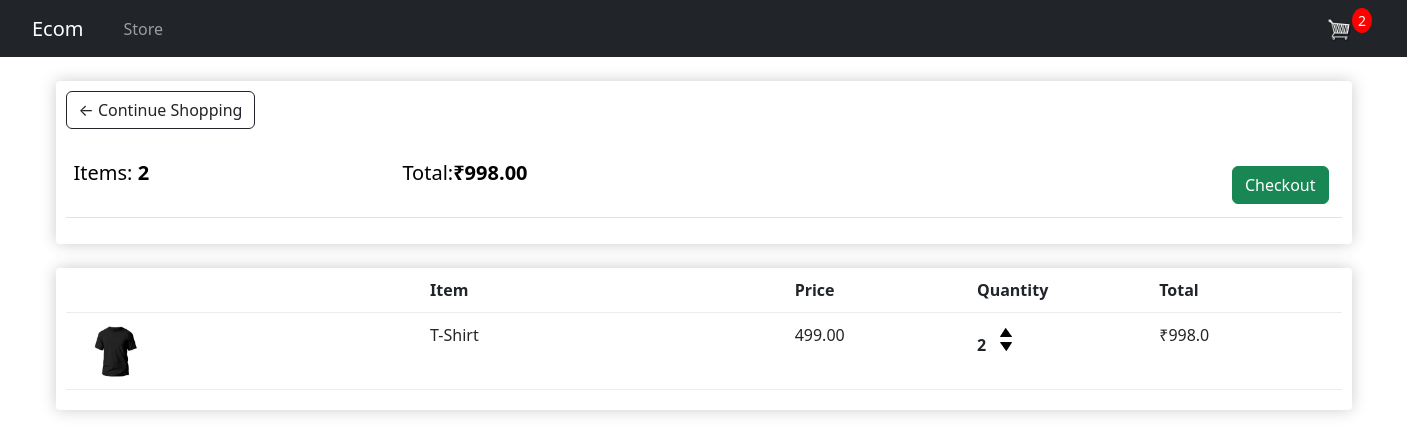
/cart/ (signed in), run on an earlier commit of the app's database.
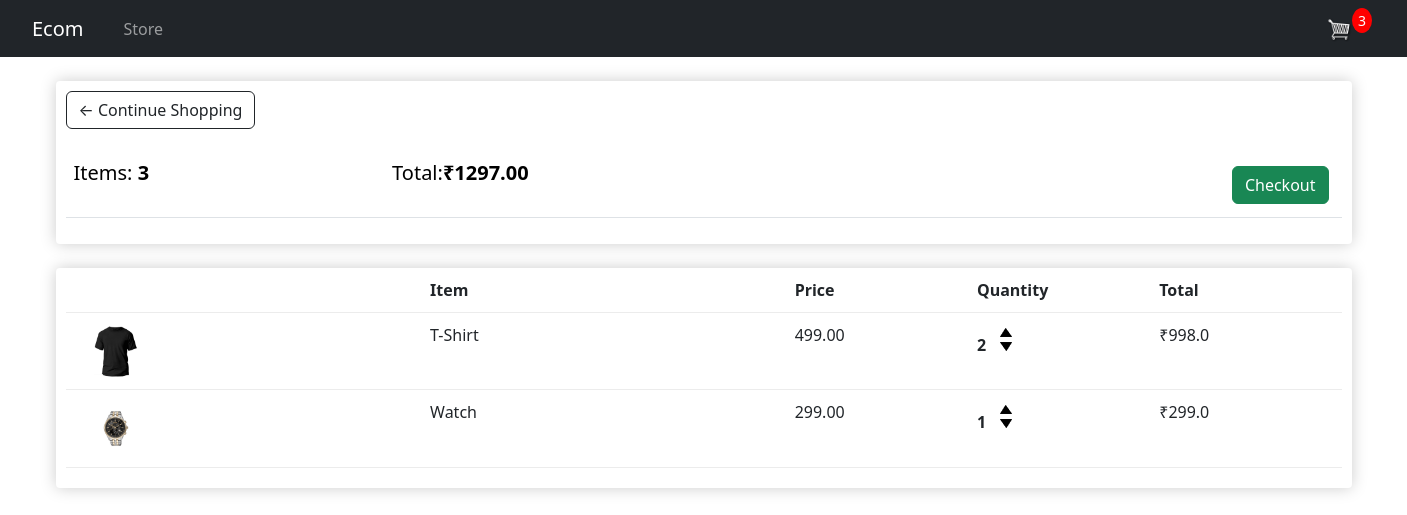
And on a later commit of the database.
### ecom_app/models.py (models this page shows, shortened)
class Order(models.Model):
    customer = models.ForeignKey(Customer, on_delete=models.SET_NULL, null=True, blank=True )
    date_ordered = models.DateTimeField(auto_now_add=True)
    complete = models.BooleanField(default=False, null=True, blank=False)
    transaction_id = models.CharField(max_length=200, null= True)
    @property
    def get_cart_total(self):
        orderItems = self.orderitem_set.all()
        total = sum([item.get_total for item in orderItems])
        return total
    @property
    def get_cart_items(self):
        orderItems = self.orderitem_set.all()
        total = sum([item.quantity for item in orderItems])
        return total

class OrderItem(models.Model):
    product = models.ForeignKey(Product, on_delete=models.SET_NULL, null=True, blank=True )
    order = models.ForeignKey(Order, on_delete=models.SET_NULL, null=True, blank=True )
    quantity = models.IntegerField(default=0, null=True, blank=True)
    date_added = models.DateTimeField(auto_now_add=True)
    @property
    def get_total(self):
        total = self.product.price*self.quantity
        return total

class Product(models.Model):
    name = models.CharField(max_length=200, null= True)
    price = models.FloatField()
    digital = models.BooleanField(default=False, null=True, blank=False)
    image = models.ImageField(null=True, blank=True)
    @property
    def imageURL(self):
        try:
            url = self.image.url
        except:
            url = ''
        return url

### ecom_app/views.py (the view)
# urls.py: path('cart/', views.cart, name="cart"),
def  cart(request):
    if request.user.is_authenticated:
        customer = request.user.customer
        order, created = Order.objects.get_or_create(customer=customer, complete=False)
        items = order.orderitem_set.all()
        cartItems = order.get_cart_items
    else:
        items=[]
        order = {'get_cart_total':0, 'get_cart_items':0, 'shipping': False} #for logged out user
        cartItems = order['get_cart_items']
    context = {'items':items, 'order': order, 'cartItems': cartItems}
    return render(request, 'store/cart.html', context)

### ecom_app/templates/store/cart.html
{% extends 'store/main.html' %}
{% load static %}
{% block content %}
<div class="row">
    <div class="col-lg-12">
        <div class="box-element">
            <a  class="btn btn-outline-dark" href="{% url 'store' %}">&#x2190; Continue Shopping</a>
            <br>
            <br>
            <table class="table">
                <tr>
                    <th><h5>Items: <strong>{{order.get_cart_items}}</strong></h5></th>
                    <th><h5>Total:<strong>₹{{order.get_cart_total|floatformat:2}}</strong></h5></th>
                    <th>
                        <a  style="float:right; margin:5px;" class="btn btn-success" href="{% url 'checkout' %}">Checkout</a>
                    </th>
                </tr>
            </table>
        </div>
        <br>
        <div class="box-element">
            <div class="cart-row">
                <div style="flex:2"></div>
                <div style="flex:2"><strong>Item</strong></div>
                <div style="flex:1"><strong>Price</strong></div>
                <div style="flex:1"><strong>Quantity</strong></div>
                <div style="flex:1"><strong>Total</strong></div>
            </div>
        {% for item in items %}
            <div class="cart-row">
                <div style="flex:2"><img class="row-image" src="{{item.product.imageURL}}"></div>
                <div style="flex:2"><p>{{item.product.name}}</p></div>
                <div style="flex:1"><p>{{item.product.price|floatformat:2}}</p></div>
                <div style="flex:1">
                    <p class="quantity">{{item.quantity}}</p>
                    <div class="quantity">
                        <img data-product={{item.product.id}} data-action="add" class="chg-quantity update-cart" src="{% static  'images/arrow-up.png' %}">
                        <img data-product={{item.product.id}} data-action="remove" class="chg-quantity update-cart" src="{% static  'images/arrow-down.png' %}">
                    </div>
                </div>
                <div style="flex:1"><p>₹{{item.get_total}}</p></div>
            </div>
        {% endfor %}
        </div>
    </div>
</div>
{% endblock content %}

What changed in the data, as far as the page shows it:
computed for Order: get_cart_items "2" → "3"; get_cart_total "998.00" → "1297.00"
added OrderItem: product.imageURL (picture), product.name "Watch", product.price "299.00", quantity "1", get_total "299.0"
Also different on the page:
{{ cartItems }}: "2" → "3"
